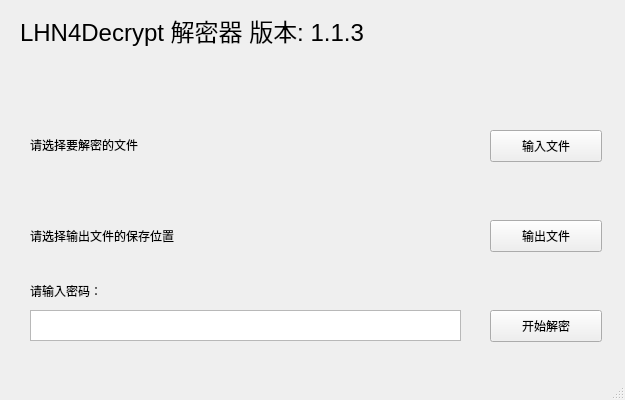
<?xml version="1.0" encoding="UTF-8"?>
<ui version="4.0">
 <class>MainWindow</class>
 <widget class="QMainWindow" name="MainWindow">
  <property name="geometry">
   <rect>
    <x>0</x>
    <y>0</y>
    <width>625</width>
    <height>400</height>
   </rect>
  </property>
  <property name="windowTitle">
   <string>LHN4Decrypt 1.1.3</string>
  </property>
  <widget class="QWidget" name="centralwidget">
   <widget class="QPushButton" name="inputBtn">
    <property name="geometry">
     <rect>
      <x>490</x>
      <y>130</y>
      <width>112</width>
      <height>32</height>
     </rect>
    </property>
    <property name="text">
     <string>输入文件</string>
    </property>
   </widget>
   <widget class="QPushButton" name="outputBtn">
    <property name="geometry">
     <rect>
      <x>490</x>
      <y>220</y>
      <width>112</width>
      <height>32</height>
     </rect>
    </property>
    <property name="text">
     <string>输出文件</string>
    </property>
   </widget>
   <widget class="QLabel" name="inputLabel">
    <property name="geometry">
     <rect>
      <x>30</x>
      <y>129</y>
      <width>431</width>
      <height>31</height>
     </rect>
    </property>
    <property name="text">
     <string>请选择要解密的文件</string>
    </property>
   </widget>
   <widget class="QLabel" name="outputLabel">
    <property name="geometry">
     <rect>
      <x>30</x>
      <y>220</y>
      <width>431</width>
      <height>31</height>
     </rect>
    </property>
    <property name="text">
     <string>请选择输出文件的保存位置</string>
    </property>
   </widget>
   <widget class="QPushButton" name="startBtn">
    <property name="geometry">
     <rect>
      <x>490</x>
      <y>310</y>
      <width>112</width>
      <height>32</height>
     </rect>
    </property>
    <property name="text">
     <string>开始解密</string>
    </property>
   </widget>
   <widget class="QPlainTextEdit" name="plainTextEdit">
    <property name="geometry">
     <rect>
      <x>30</x>
      <y>310</y>
      <width>431</width>
      <height>31</height>
     </rect>
    </property>
   </widget>
   <widget class="QLabel" name="pwdLabel">
    <property name="geometry">
     <rect>
      <x>30</x>
      <y>280</y>
      <width>91</width>
      <height>21</height>
     </rect>
    </property>
    <property name="text">
     <string>请输入密码：</string>
    </property>
   </widget>
   <widget class="QLabel" name="label">
    <property name="geometry">
     <rect>
      <x>20</x>
      <y>10</y>
      <width>581</width>
      <height>41</height>
     </rect>
    </property>
    <property name="font">
     <font>
      <pointsize>18</pointsize>
     </font>
    </property>
    <property name="text">
     <string>LHN4Decrypt 解密器 版本: 1.1.3</string>
    </property>
   </widget>
  </widget>
  <widget class="QStatusBar" name="statusbar"/>
 </widget>
 <resources/>
 <connections/>
</ui>
